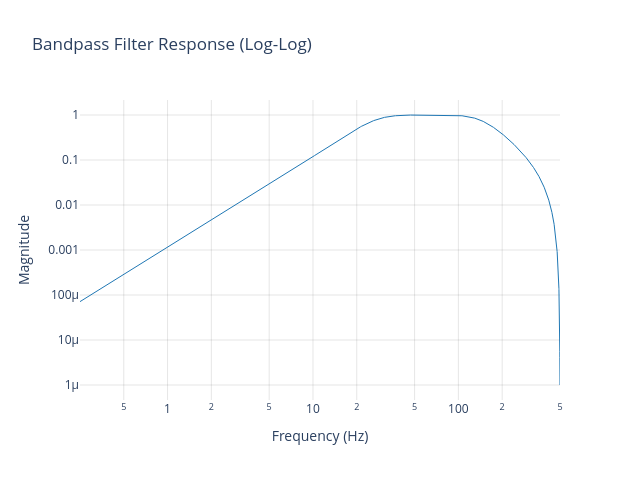

Here is the notebook cell this chart was saved with:
### Markdown cell above
---
## 4. Log Scale — Bandpass filter response

Log-log plots are essential for frequency analysis. This example shows a
second-order Butterworth bandpass filter response where the passband and
roll-off are immediately visible on a logarithmic scale.

### Code cell
# Second-order Butterworth bandpass filter response
from scipy.signal import butter, freqz

b, a = butter(2, [0.05, 0.3], btype="band")
w, h = freqz(b, a, worN=2000)
freq = w / np.pi * 500  # Convert to Hz (assuming 1 kHz sample rate)
mag = np.abs(h)
# Avoid log(0) by clipping
mag = np.clip(mag, 1e-6, None)

sig_log = sigima.objects.create_signal(
    title="Bandpass filter", x=freq[1:], y=mag[1:],
    labels=("Frequency", "Magnitude"), units=("Hz", ""),
)
sig_log.xscalelog = True
sig_log.yscalelog = True

plotter.plot(sig_log, title="Bandpass Filter Response (Log-Log)")

### Figure 1 — Plotly figure (JSON) as saved in the notebook; plotly's stock layout.template omitted (floating-point values rounded to 4 significant figures; data arrays with more than 128 entries replaced by an {"elided": "..."} marker saying what was removed)
{"data": [{"line": {"color": "#1f77b4", "width": 1}, "mode": "lines", "name": "Bandpass Filter Response (Log-Log)", "type": "scatter", "x": {"elided": "1999 float values"}, "y": {"elided": "1999 float values"}}], "layout": {"height": 480, "showlegend": false, "title": {"text": "Bandpass Filter Response (Log-Log)"}, "width": 640, "xaxis": {"gridcolor": "rgba(0,0,0,0.1)", "gridwidth": 1, "showgrid": true, "title": {"text": "Frequency (Hz)"}, "type": "log"}, "yaxis": {"gridcolor": "rgba(0,0,0,0.1)", "gridwidth": 1, "showgrid": true, "title": {"text": "Magnitude"}, "type": "log"}}}
